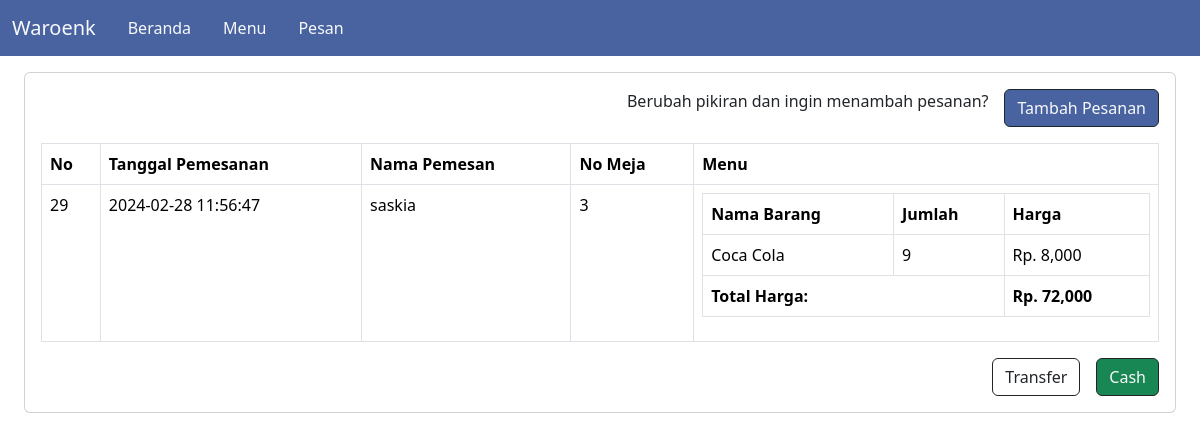
/pesanan.php, run on the app's committed database.
### tables this page shows
CREATE TABLE `penjualan` (
  `PenjualanID` int(11) NOT NULL,
  `TanggalPenjualan` datetime NOT NULL,
  `TotalHarga` int(11) NOT NULL,
  `PelangganID` int(11) NOT NULL
);

CREATE TABLE `pelanggan` (
  `PelangganID` int(11) NOT NULL,
  `NamaPelanggan` varchar(255) NOT NULL,
  `NoMeja` int(11) NOT NULL,
  `NomorTelepon` int(11) NOT NULL
);

CREATE TABLE `produk` (
  `ProdukID` int(11) NOT NULL,
  `NamaProduk` varchar(255) NOT NULL,
  `Harga` int(11) NOT NULL,
  `Stok` int(11) NOT NULL,
  `Terjual` int(11) NOT NULL,
  `Foto` varchar(255) NOT NULL
);

CREATE TABLE `detailpenjualan` (
  `DetailID` int(11) NOT NULL,
  `PenjualanID` int(11) NOT NULL,
  `ProdukID` int(11) NOT NULL,
  `JumlahProduk` int(11) NOT NULL,
  `Subtotal` int(11) NOT NULL
);

### pesanan.php (the view)
<?php
include("header.php");
include("koneksi/koneksi.php");
?>
<nav style="background-color: #4863A0;" class="navbar navbar-expand-sm navbar-secondary fixed-top">
        <div class="container-fluid">
            <a href="#" class="navbar-brand text-light">Waroenk</a>
            <div class="navbar-collapse">
                <ul class="navbar-nav">
                    <li class="nav-item">
                        <a href="index.php" class="nav-link text-light mx-2">Beranda</a>
                    </li>
                    <li class="nav-item">
                        <a href="pilih-menu.php" class="nav-link text-light mx-2">Menu</a>
                    </li>
                    <li class="nav-item">
                        <a href="pesan-menu.php" class="nav-link text-light mx-2">Pesan</a>
                    </li>
                </ul>
            </div>
        </div>
    </nav>
<div class="p-4">
    <div class="card mt-5">
        <div class="card-body">
            <a href="edit-menu.php" style="background-color: #4863A0;" class="btn btn-md text-light btn-outline-dark float-end mb-3">Tambah Pesanan</a>
            <p class="float-end me-3">Berubah pikiran dan ingin menambah pesanan?</p>
            <table class="table table-bordered">
                <thead>
                    <tr>
                        <th>No</th>
                        <th>Tanggal Pemesanan</th>
                        <th>Nama Pemesan</th>
                        <th>No Meja</th>
                        <th>Menu</th>
                    </tr>
                </thead>
                <tbody>
                    <?php
                        $totalharga = 0;
                        $sql = $koneksi->query("SELECT * FROM penjualan ORDER BY PenjualanID DESC");
                        $data = $sql->fetch_assoc()
                    ?>
                    <tr>
                        <td><?php echo $data['PenjualanID'] ?></td>
                        <td><?php echo $data['TanggalPenjualan'] ?></td>
                    <?php
                        $sql2 = $koneksi->query("SELECT * FROM pelanggan WHERE PelangganID='".$data['PenjualanID']."' ");
                        while($data2 = $sql2->fetch_assoc()) { ?>
                        <td><?php echo $data2['NamaPelanggan'] ?></td>
                        <td><?php echo $data2['NoMeja'] ?></td>
                    <?php } ?>
                        <td>
                            <table class="table table-bordered">
                                <thead>
                                    <tr>
                                        <th>Nama Barang</th>
                                        <th>Jumlah</th>
                                        <th>Harga</th>
                                    </tr>
                                </thead>
                                <tbody>
                                    <tr>
                                    <?php
                                        $sql3 = $koneksi->query("SELECT * FROM detailpenjualan WHERE DetailID='".$data['PenjualanID']."' ");
                                        while($data3 = $sql3->fetch_assoc()) { ?>
                                        <?php
                                            $sql4 = $koneksi->query("SELECT * FROM produk WHERE ProdukID='".$data3['ProdukID']."' ");
                                            while($data4 = $sql4->fetch_assoc()) { ?>
                                            <td><?php echo $data4['NamaProduk'] ?></td>
                                        <?php } ?>
                                            <td><?php echo $data3['JumlahProduk'] ?></td>
                                            <td>Rp. <?php echo number_format($data3['Subtotal']) ?></td>
                                        </tr>
                                    <?php
                                        $totalproduk = $data3['JumlahProduk'] * $data3['Subtotal'];
                                        $totalharga += $totalproduk;
                                        }
                                    ?>
                                    <tr>
                                        <td colspan="2"><strong>Total Harga: </strong></td>
                                        <td colspan="2"><strong>Rp. <?php echo number_format("$totalharga") ?></strong></td>
                                    </tr>
                                </tbody>
                            </table>
                        </td>
                    </tr>
                </tbody>
            </table>
            <a href="cetak-pesanan.php" target="_blank" class="btn btn-outline-dark text-light btn-md btn-success float-end">Cash</a>
            <a href="qris.php" target="_blank" class="btn btn-outline-dark btn-md btn-outline-dark float-end me-3">Transfer</a>
        </div>
    </div>
</div>

### header.php (style rules this page uses)
.card { margin-bottom: 20px; }

### data on the page
penjualan: PenjualanID "29", TanggalPenjualan "2024-02-28 11:56:47"
pelanggan: NamaPelanggan "saskia", NoMeja "3"
detailpenjualan: JumlahProduk "9", Subtotal "8,000"
produk: NamaProduk "Coca Cola"
